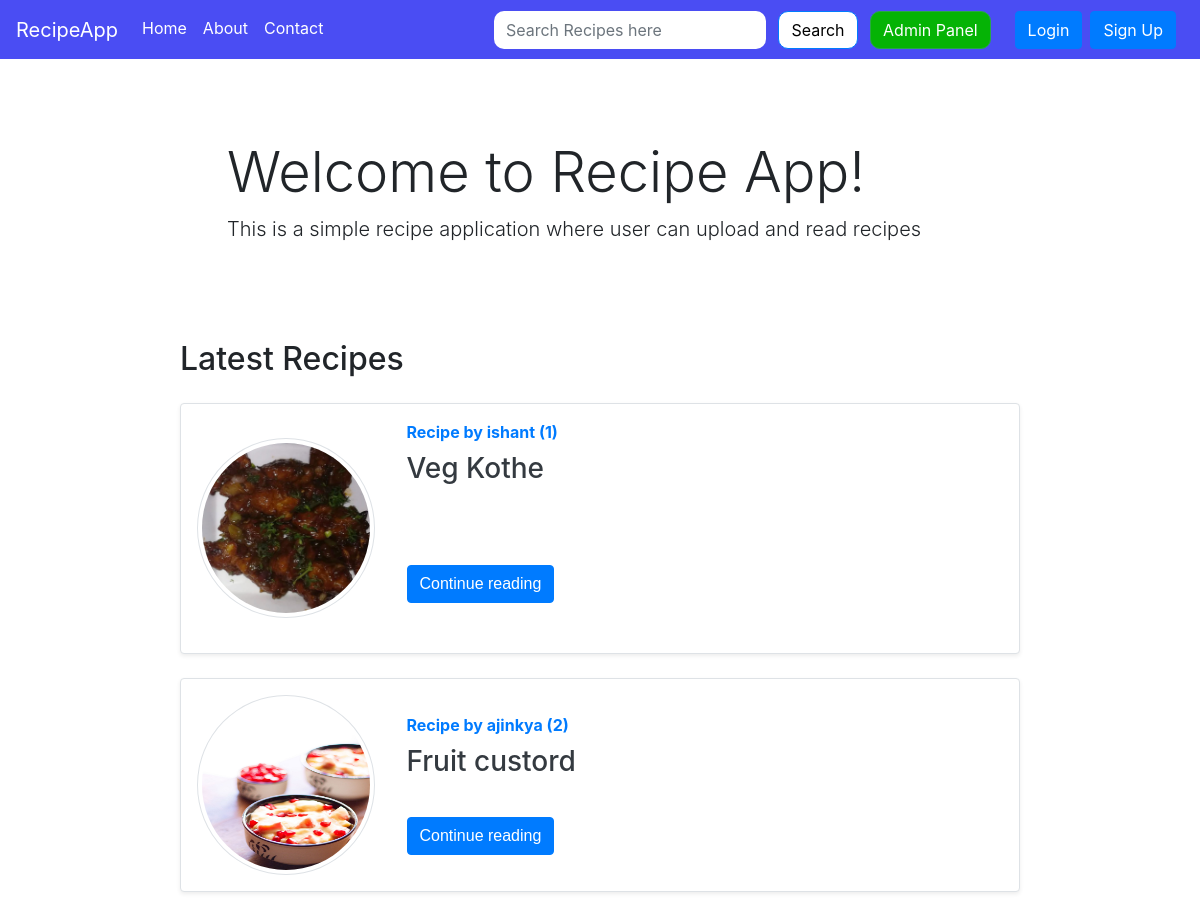
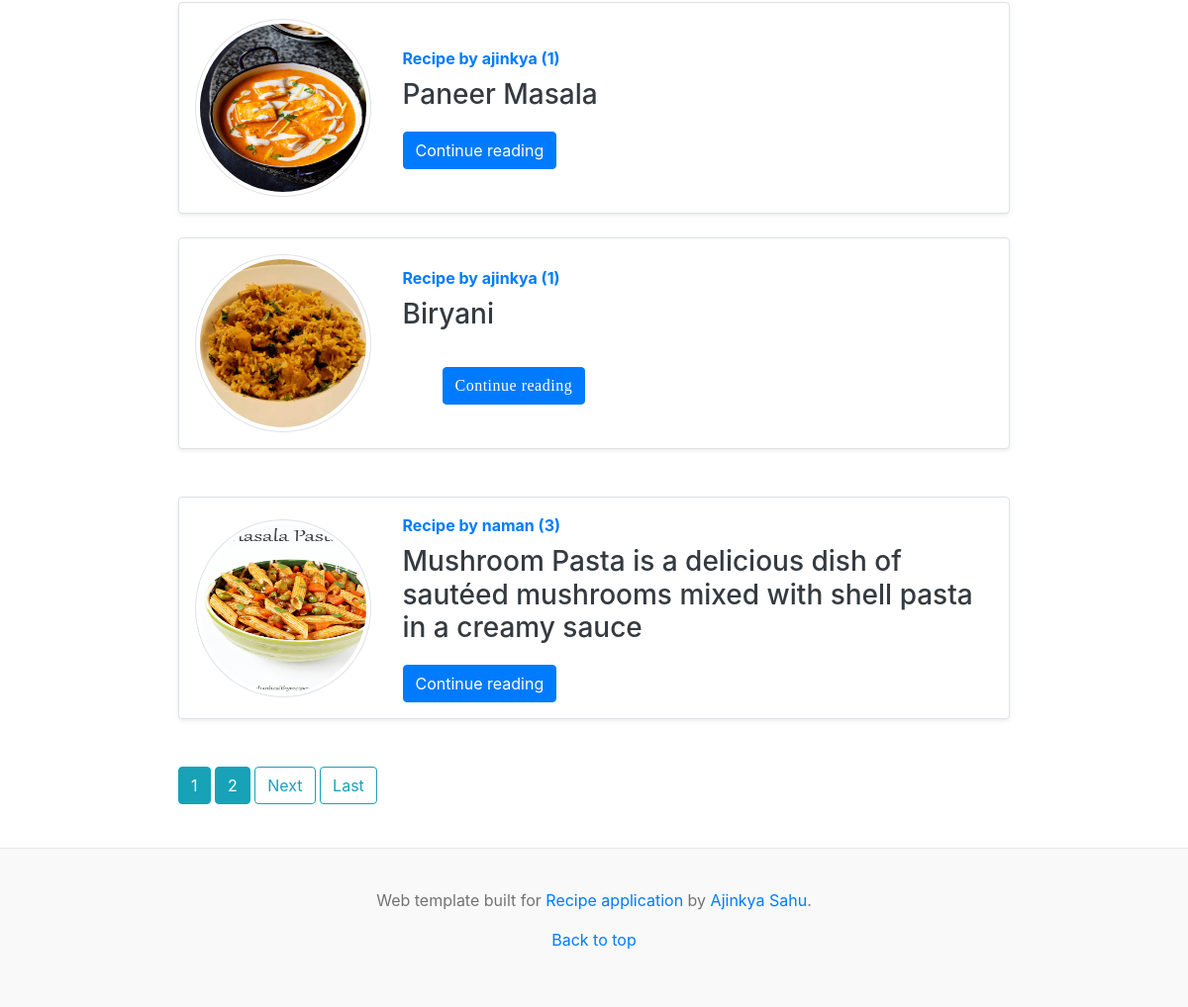
The page / on the database its author committed (2 pictures, top to bottom).
### recipe/models.py (models this page shows, shortened)
class Recipe(models.Model):
    sno=models.AutoField(primary_key=True)
    title=models.CharField(max_length=255,unique = True)
    author=models.ForeignKey(User, on_delete=models.CASCADE)     #, null=True)
    views= models.IntegerField(default=0)
    timeStamp=models.DateTimeField(default = now)
    pic = models.ImageField("Recipe pics",upload_to= user_directory_path, blank=True,null=True)
    ingredients = HTMLField()
    content =  HTMLField()

### home/views.py (the view)
# urls.py: path('', PostListView.as_view(), name="home"),
class PostListView(ListView):
    model = Recipe
    template_name = 'home/home.html'      # App / <model>_<viewtype>.html
    context_object_name = 'allPosts'
    ordering = ['-timeStamp']
    paginate_by = 5

### templates/home/home.html (shortened to what this page needs)
{% extends 'base.html' %} {% block title %} Home{% endblock title %} {% block homeactive %}active{% endblock homeactive %} {% block body %}
{% if is_paginated and page_obj.has_previous %}
{% else %}
<div class="body_container">
<div class="container">
    <div class="jumbotron my-3 recipe_background">
        <h1 class="display-4">Welcome to Recipe App!</h1>
        <p class="lead">This is a simple recipe application where user can upload and read recipes</p>
    </div>
</div>
{% endif %}
<div class="container_m">
    <h2>Latest Recipes</h2>
    {% for post in allPosts  %}
    <div class="row no-gutters border align-items-center rounded overflow-hidden flex-md-row mb-4 shadow-sm h-md-250 my-4 position-relative container_main">
        <div class="col-3 d-none d-lg-block p-3">
            {% if post.pic %}
                <img src="{{post.pic.url}}" alt="" class="img-thumbnail rounded-circle" style="height:180px;width:180px;">
            {% endif %}
        </div>
        <div class="col p-3 d-flex flex-column position-static">
            <strong class="d-inline-block mb-2 text-primary">Recipe  by {{post.author}} ({{post.views}})</strong>
            <h3 class="mb-0"><a class="text-dark" href="{% url 'recipe:recipePost' post.title %}">{{post.title}} </a> </h3>
            <p class="card-text mb-auto mt-3">{{post.content|safe |truncatechars:200}}</p>
            <div class="my-2">
            	<a href="{% url 'recipe:recipePost' post.title %}" role="button" class="btn btn-primary">Continue reading</a>
            </div>
        </div>
    </div>
    {% endfor %}
    <div class="mt-4">
        {% if is_paginated %}
            {% for num in page_obj.paginator.page_range %}
                {% if page_obj.number == num %}
                    <a class="btn btn-info mb-4" href="?page={{num}}">{{num}}</a>
                {% elif num > page_obj.number|add:'-3' and num < page_obj.number|add:'3' %}
                    <a class="btn btn-info mb-4" href="?page={{num}}">{{num}}</a>
                {% endif %}
            {% endfor %}
            {% if page_obj.has_next %}
                <a class="btn btn-outline-info mb-4" href="?page={{page_obj.next_page_number}}">Next</a>
                <a class="btn btn-outline-info mb-4" href="?page={{ page_obj.paginator.num_pages}}">Last</a>
            {% endif %}
        {% endif %}
    </div>
{% endblock %}

### templates/base.html (shortened to what this page needs)
<!doctype html>
<html lang="en">
<head>
    <link rel="stylesheet" href="https://stackpath.bootstrapcdn.com/bootstrap/4.5.2/css/bootstrap.min.css">
</head>
<body>
    <nav class="navbar navbar-expand-lg " id='top'>
        <a class="navbar-brand" href="/">RecipeApp</a>
        <div class="collapse navbar-collapse" id="navbarSupportedContent">
            <ul class="navbar-nav mr-auto">
                <li class="nav-item {% block homeactive %}  {% endblock homeactive %}">
                    <a class="nav-link" href="/">Home <span class="sr-only">(current)</span></a>
                </li>
                <li class="nav-item {% block aboutactive %}  {% endblock aboutactive %}">
                    <a class="nav-link" href="/about">About</a>
                </li>
                <li class="nav-item {% block contactactive %}  {% endblock contactactive %} ">
                    <a class="nav-link" href="/contact">Contact</a>
                </li>
            </ul>
            <div class="ml-auto form-inline ">
                <form method="get" action="/search" class="my-2 my-lg-0 mx-3">
                    <input class="form-control mr-sm-2 recipe-input" type="search" placeholder="Search Recipes here" aria-label="Search" name="query" id="query">
                    <button class="btn btn-primary my-2 my-sm-0 btn-search" type="submit">Search</button>
                    <a href="/admin" role="button" target="_blank" class="btn btn-outline-success m-2 my-sm-0 admin-btn"> Admin Panel </a>
                </form>
                {% if user.is_authenticated %}
                <ul class="navbar-nav mr-2">
                    <li class="nav-item dropdown">
                        <a class="nav-link dropdown-toggle {% block useractive %}  {% endblock useractive %}" href='#' id="navbarDropdown" role="button" data-toggle="dropdown"> Welcome {{request.user}}</a>
                        <div class="dropdown-menu" aria-labelledby="navbarDropdown">
                            <a class="dropdown-item" href="{% url 'recipe:new_recipe'%}">New Post</a>
                            <a class="dropdown-item" href="{% url 'users:profile'%}">Profile</a>
                            <a class="dropdown-item" href="{% url 'users:logout'%}">Logout</a>
                        </div>
                    </li>
                </ul>
            </div>
            {% else %}
            <a href="{% url 'users:login' %}" class="btn btn-primary mr-2">
                Login
            </a>
            <a class="btn btn-primary mr-2" href="{% url 'users:register' %}"> Sign Up</a>
            {% endif %}
        </div>
    </nav>
    <main style="min-height:600px;">
        {% block body %} {% endblock body %} {% block js %} {% endblock js %}
    </main>
    <footer class="blog-footer">
        <p>Web template built for <a href="">Recipe application</a> by <a href="https://www.linkedin.com/in/ajinkya-sahu/">Ajinkya Sahu</a>.</p>
        <p>
            <a href="#top">Back to top</a>
        </p>
    </footer>
</body>
</html>

### templates/base.html (style rules this page uses)
.blog-footer { padding: 2.5rem 0; color: #727272; text-align: center; background-color: #f9f9f9; border-top: .05rem solid #e5e5e5; margin-top: 20px; }
body { overflow-x: hidden; }
.navbar { width: 100vw; background-color: rgb(74, 77, 243); }
.nav-link { color: white; border-bottom: 3px solid rgb(74, 77, 243); }
.btn-search { background-color: white; color: black; border-radius: 10px; }
.admin-btn { background-color: rgb(5, 179, 5); color: white; border-radius: 10px; }
.recipe-input { border-radius: 10px; outline: none; border: none; }
.navbar-brand { color: white; }
.blog-footer { width: 100vw; }

### templates/home/home.html (style rules this page uses)
.container_main { background-color: rgb(255, 255, 255); width: 70vw; display: flex; flex-direction: row; }
.body_container { align-items: center; align-items: center; justify-content: center; display: flex; flex-direction: column; }
.recipe_background { background: rgb(255, 255, 255); background-size: cover; }
body { background-image: url("https://images.pexels.com/photos/1030947/pexels-photo-1030947.jpeg?auto=compress&cs=tinysrgb&w=1260&h=750&dpr=1"); background-size: cover; justify-content: center; align-items: center; display: flex; flex-direction: column; }

### rows shown on the page
Recipe: pic (picture), author "ishant", views "1", title "Veg Kothe"
Recipe: pic (picture), author "ajinkya", views "2", title "Fruit custord"
Recipe: pic (picture), author "ajinkya", views "1", title "Paneer Masala"
Recipe: pic (picture), author "ajinkya", views "1", title "Biryani"
Recipe: pic (picture), author "naman", views "3", title "Mushroom Pasta is a delicious dish of sautéed mushrooms mixed with shell pasta in a creamy sauce"

### other values the page prints
{{ num }} "1"
{{ num }} "2"
